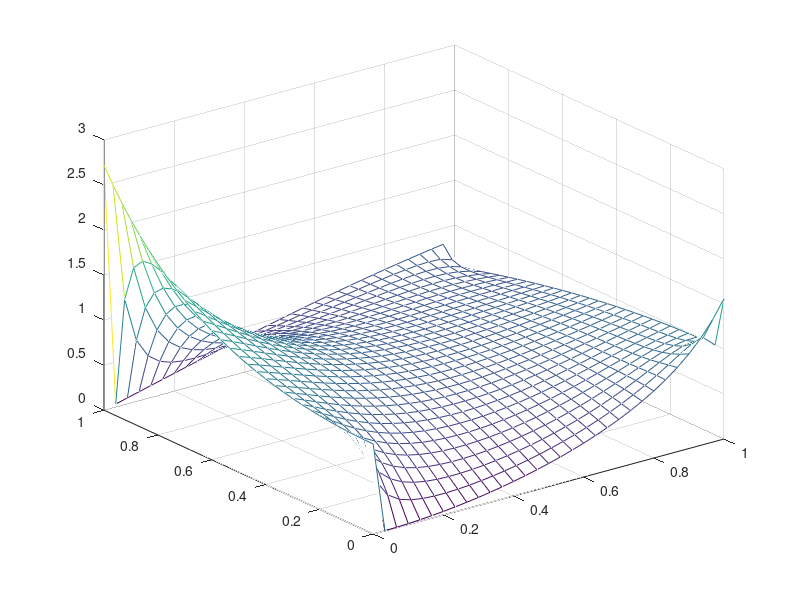
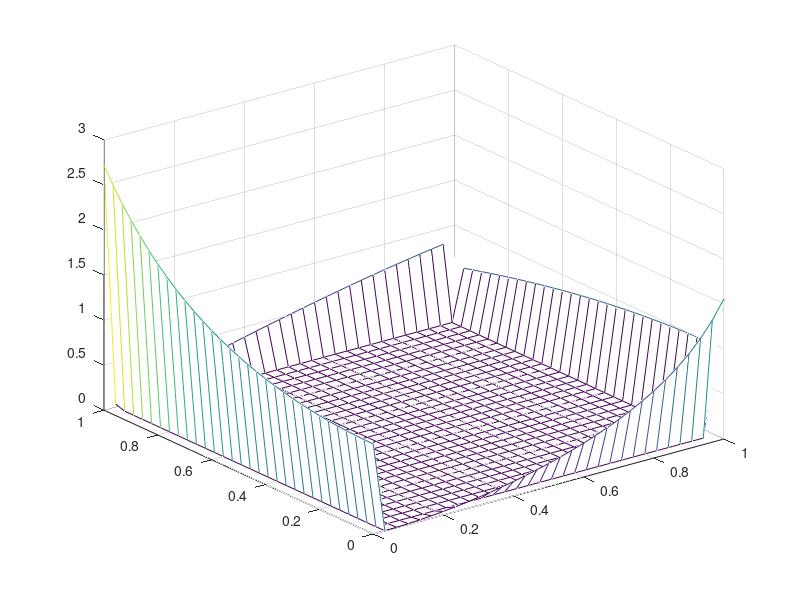

Recreate these plots in MATLAB, in order.
% Tarea 19
% 13 de Enero del 2022
% Metodo de relajación para la solución
% de una ecuación de laplace
% con diferentes condiciones inicales


close all; clear; clc;

N = 30; tol = 1e-6; a = 0; b = 1;c = 0; d = 1; k = 0;
h = (b-a)/N; h1 = h*h; x = a:h:b; y = c:h:d;
u2 = zeros(N+1, N+1); u1 = zeros(N+1, N+1);usol = zeros(N+1, N+1);
% condiciones inicales
for i = 1:N+1
  u2(1, i) = tan(x(i)*y(i));
  u2(N+1, i) = sin(y(i));
  u2(i, 1) = exp(y(i).^2);
  u2(i, N+1) = cos(x(i));
endfor

figure(1); clf; mesh(x, y, u2)

while max(max(abs(u1 - u2))) > tol
  k = k + 1;
  u1 = u2;
  for i =2:N
    for j = 2:N
      u2(i,j) = (u1(i-1, j) + u1(i+1, j) + u1(i, j+1) + u1(i, j-1))/4;
    endfor
  endfor
endwhile

figure(2); clf;mesh(x, y, u2);
print -djpeg -r100 solucion.jpeg
